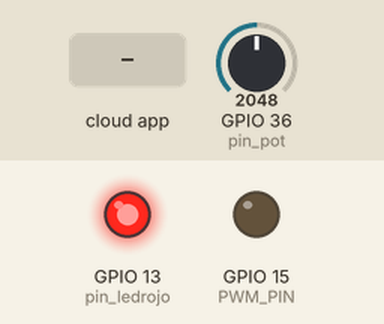
Bench run of a sketch on a simulated ESP32. On the bench: output pins drawn as LEDs (lit = HIGH). The test bench sets the inputs (shaded band); at power-on: GPIO 36 (pin_pot) = 2048. The ROS host is connected and sends only what is stated.

Above: at 3.2 s.
3.3 s: the phone or cloud app sets pwm_duty_cycle to 100
At 4.0 s:
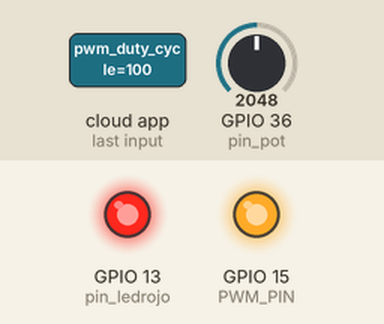
4.9 s: the phone or cloud app sets pwm_duty_cycle to -100
At 5.9 s:
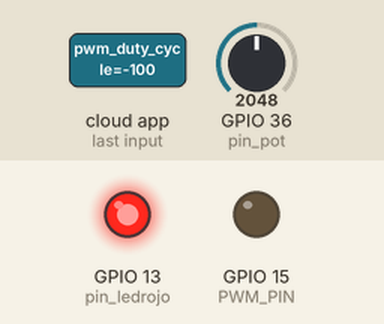
Timing chart, 0 to 7.9 s (numbered marks = the images above; inputs shaded):
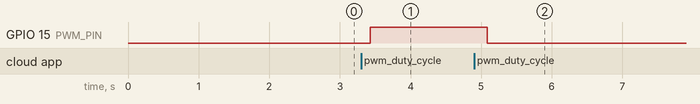

Measured:
- after the input at 3.3 s, GPIO 15 (PWM_PIN): LOW → HIGH after 0.13 s
- after the input at 4.9 s, GPIO 15 (PWM_PIN): HIGH → LOW after 0.19 s

The sketch:

arduino_code.INO
```cpp
#include <micro_ros_arduino.h>
#include <stdio.h>
#include <rcl/rcl.h>
#include <rcl/error_handling.h>
#include <rclc/rclc.h>
#include <rclc/executor.h>

#include <std_msgs/msg/int32.h>
#include <std_msgs/msg/float32.h>

rcl_subscription_t subscriber;
rcl_publisher_t potenciometro_valor_publisher;
rcl_publisher_t voltaje_publisher;
std_msgs__msg__Float32 msg_float_1;
std_msgs__msg__Float32 msg_float_2;
std_msgs__msg__Float32 msg_int;
rclc_executor_t executor;
rclc_support_t support;
rcl_allocator_t allocator;
rcl_node_t node;
rcl_timer_t timer_1;
rcl_timer_t timer_2;

float potenciometro_valor = 0;
float voltaje = 0;
float pwm_signal = 0;
#define PWM_PIN 15
#define pin_ledrojo 13
#define pin_pot 36

#define RCCHECK(fn) { rcl_ret_t temp_rc = fn; if((temp_rc != RCL_RET_OK)){error_loop();}}
#define RCSOFTCHECK(fn) { rcl_ret_t temp_rc = fn; if((temp_rc != RCL_RET_OK)){}}

void error_loop(){
  while(1){
    digitalWrite(pin_ledrojo, !digitalRead(pin_ledrojo));
    delay(100);
  }
}

// Create timer 1 callback
void timer1_callback(rcl_timer_t * timer_1, int64_t last_call_time)
{
  RCLC_UNUSED(last_call_time);
  if (timer_1 != NULL) {
    potenciometro_valor = analogRead(pin_pot);
  }
  float pwm_value = (float)(pwm_signal * 255/100);
  analogWrite(PWM_PIN, pwm_value);
}

// Create timer 2 callback
void timer2_callback(rcl_timer_t * timer_2, int64_t last_call_time)
{
  RCLC_UNUSED(last_call_time);
  if (timer_2 != NULL) {
    msg_float_2.data = potenciometro_valor;
    RCSOFTCHECK(rcl_publish(&potenciometro_valor_publisher, &msg_float_2, NULL));
    voltaje = potenciometro_valor * (3.3 / 4095); // 12-bit ADC
    msg_float_1.data = voltaje;
    RCSOFTCHECK(rcl_publish(&voltaje_publisher, &msg_float_1, NULL));
  }
}

// Create subscription for pwm duty cycle
void subscription_callback(const void * msgin)
{
  const std_msgs__msg__Float32 * msg = (const std_msgs__msg__Float32 *)msgin;
  pwm_signal = msg->data;
}

void setup() {
  set_microros_transports();

  pinMode(pin_ledrojo, OUTPUT);
  digitalWrite(pin_ledrojo, HIGH);

  delay(2000);

  allocator = rcl_get_default_allocator();

  //create init_options
  RCCHECK(rclc_support_init(&support, 0, NULL, &allocator));

  // create node
  RCCHECK(rclc_node_init_default(&node, "micro_ros_esp32_node", "", &support));

  // create publisher raw data
  RCCHECK(rclc_publisher_init_default(
    &potenciometro_valor_publisher,
    &node,
    ROSIDL_GET_MSG_TYPE_SUPPORT(std_msgs, msg, Int32),
    "/raw_pot"));

  // create publisher voltage data
  RCCHECK(rclc_publisher_init_default(
    &voltaje_publisher,
    &node,
    ROSIDL_GET_MSG_TYPE_SUPPORT(std_msgs, msg, Float32),
    "/voltage"));

  // create timer 1
  const unsigned int timer1_timeout = 10;
  RCCHECK(rclc_timer_init_default(
    &timer_1,
    &support,
    RCL_MS_TO_NS(timer1_timeout),
    timer1_callback));

  // create timer 2
  const unsigned int timer2_timeout = 100;
  RCCHECK(rclc_timer_init_default(
    &timer_2,
    &support,
    RCL_MS_TO_NS(timer2_timeout),
    timer2_callback));

  // create subscriber
  RCCHECK(rclc_subscription_init_default(
    &subscriber,
    &node,
    ROSIDL_GET_MSG_TYPE_SUPPORT(std_msgs, msg, Float32),
    "/pwm_duty_cycle"));

  // create executor
  RCCHECK(rclc_executor_init(&executor, &support.context, 3, &allocator));
  RCCHECK(rclc_executor_add_timer(&executor, &timer_1));
  RCCHECK(rclc_executor_add_timer(&executor, &timer_2));
  RCCHECK(rclc_executor_add_subscription(&executor, &subscriber, &msg_float_2, &subscription_callback, ON_NEW_DATA));

}

void loop() {
  delay(100);
  RCSOFTCHECK(rclc_executor_spin_some(&executor, RCL_MS_TO_NS(100)));
}
```
